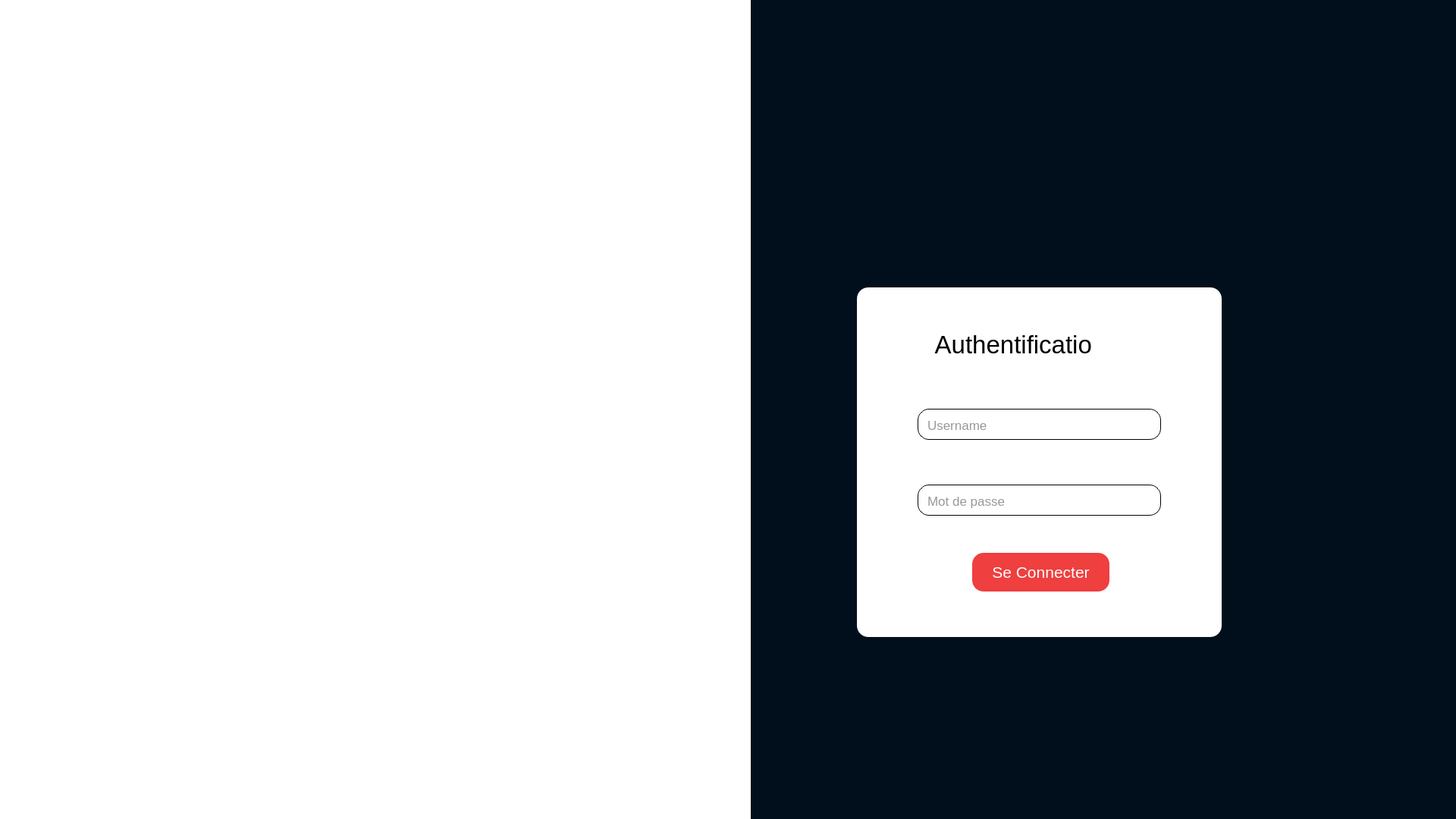
<?xml version="1.0" encoding="UTF-8"?>
<ui version="4.0">
 <class>LoginWindow</class>
 <widget class="QMainWindow" name="LoginWindow">
  <property name="geometry">
   <rect>
    <x>0</x>
    <y>0</y>
    <width>1920</width>
    <height>1080</height>
   </rect>
  </property>
  <property name="windowTitle">
   <string>MainWindow</string>
  </property>
  <widget class="QWidget" name="centralwidget">
   <widget class="QLabel" name="onbaord_image">
    <property name="geometry">
     <rect>
      <x>0</x>
      <y>0</y>
      <width>1051</width>
      <height>1080</height>
     </rect>
    </property>
    <property name="styleSheet">
     <string notr="true">background-color:white;</string>
    </property>
    <property name="text">
     <string/>
    </property>
    <property name="pixmap">
     <pixmap>../../../../../../../assets/onboard.png</pixmap>
    </property>
   </widget>
   <widget class="QFrame" name="login_frame">
    <property name="geometry">
     <rect>
      <x>990</x>
      <y>-1</y>
      <width>951</width>
      <height>1111</height>
     </rect>
    </property>
    <property name="styleSheet">
     <string notr="true">background-color: #000F1B</string>
    </property>
    <property name="frameShape">
     <enum>QFrame::StyledPanel</enum>
    </property>
    <property name="frameShadow">
     <enum>QFrame::Raised</enum>
    </property>
    <widget class="QLabel" name="label_logo">
     <property name="geometry">
      <rect>
       <x>210</x>
       <y>50</y>
       <width>291</width>
       <height>91</height>
      </rect>
     </property>
     <property name="text">
      <string/>
     </property>
     <property name="pixmap">
      <pixmap>../../../../../../../assets/logo.png</pixmap>
     </property>
     <property name="alignment">
      <set>Qt::AlignCenter</set>
     </property>
    </widget>
    <widget class="QFrame" name="frame">
     <property name="geometry">
      <rect>
       <x>140</x>
       <y>380</y>
       <width>481</width>
       <height>461</height>
      </rect>
     </property>
     <property name="styleSheet">
      <string notr="true">background-color:white;
border-radius:15px;</string>
     </property>
     <property name="frameShape">
      <enum>QFrame::StyledPanel</enum>
     </property>
     <property name="frameShadow">
      <enum>QFrame::Raised</enum>
     </property>
     <widget class="QTextEdit" name="te_username">
      <property name="geometry">
       <rect>
        <x>80</x>
        <y>160</y>
        <width>321</width>
        <height>41</height>
       </rect>
      </property>
      <property name="styleSheet">
       <string notr="true">border:1px solid black;
text-align:center;
padding-top:7px;
padding-left:8px;</string>
      </property>
      <property name="html">
       <string>&lt;!DOCTYPE HTML PUBLIC &quot;-//W3C//DTD HTML 4.0//EN&quot; &quot;http://www.w3.org/TR/REC-html40/strict.dtd&quot;&gt;
&lt;html&gt;&lt;head&gt;&lt;meta name=&quot;qrichtext&quot; content=&quot;1&quot; /&gt;&lt;style type=&quot;text/css&quot;&gt;
p, li { white-space: pre-wrap; }
&lt;/style&gt;&lt;/head&gt;&lt;body style=&quot; font-family:'.AppleSystemUIFont'; font-size:13pt; font-weight:400; font-style:normal;&quot;&gt;
&lt;p style=&quot; margin-top:0px; margin-bottom:0px; margin-left:0px; margin-right:0px; -qt-block-indent:0; text-indent:0px;&quot;&gt;&lt;span style=&quot; color:#97989a;&quot;&gt;Username&lt;/span&gt;&lt;/p&gt;&lt;/body&gt;&lt;/html&gt;</string>
      </property>
     </widget>
     <widget class="QLabel" name="label">
      <property name="geometry">
       <rect>
        <x>80</x>
        <y>60</y>
        <width>271</width>
        <height>31</height>
       </rect>
      </property>
      <property name="font">
       <font>
        <pointsize>25</pointsize>
       </font>
      </property>
      <property name="styleSheet">
       <string notr="true"/>
      </property>
      <property name="text">
       <string>Authentification</string>
      </property>
      <property name="alignment">
       <set>Qt::AlignCenter</set>
      </property>
     </widget>
     <widget class="QTextEdit" name="te_mdp">
      <property name="geometry">
       <rect>
        <x>80</x>
        <y>260</y>
        <width>321</width>
        <height>41</height>
       </rect>
      </property>
      <property name="styleSheet">
       <string notr="true">border:1px solid black;
text-align:center;
padding-top:7px;
padding-left:8px;</string>
      </property>
      <property name="html">
       <string>&lt;!DOCTYPE HTML PUBLIC &quot;-//W3C//DTD HTML 4.0//EN&quot; &quot;http://www.w3.org/TR/REC-html40/strict.dtd&quot;&gt;
&lt;html&gt;&lt;head&gt;&lt;meta name=&quot;qrichtext&quot; content=&quot;1&quot; /&gt;&lt;style type=&quot;text/css&quot;&gt;
p, li { white-space: pre-wrap; }
&lt;/style&gt;&lt;/head&gt;&lt;body style=&quot; font-family:'.AppleSystemUIFont'; font-size:13pt; font-weight:400; font-style:normal;&quot;&gt;
&lt;p style=&quot; margin-top:0px; margin-bottom:0px; margin-left:0px; margin-right:0px; -qt-block-indent:0; text-indent:0px;&quot;&gt;&lt;span style=&quot; color:#97989a;&quot;&gt;Mot de passe&lt;/span&gt;&lt;/p&gt;&lt;/body&gt;&lt;/html&gt;</string>
      </property>
     </widget>
     <widget class="QPushButton" name="btn_login">
      <property name="geometry">
       <rect>
        <x>152</x>
        <y>350</y>
        <width>181</width>
        <height>51</height>
       </rect>
      </property>
      <property name="font">
       <font>
        <pointsize>16</pointsize>
       </font>
      </property>
      <property name="cursor">
       <cursorShape>OpenHandCursor</cursorShape>
      </property>
      <property name="styleSheet">
       <string notr="true">QPushButton{
	/*background-color:#FF0000;*/
	background-color:#EF3F3F;
	color: white;
}

QPushButton:hover{
background-color:#000F1B;
}</string>
      </property>
      <property name="text">
       <string>Se Connecter</string>
      </property>
     </widget>
     <widget class="QLabel" name="label_2">
      <property name="geometry">
       <rect>
        <x>310</x>
        <y>40</y>
        <width>61</width>
        <height>71</height>
       </rect>
      </property>
      <property name="text">
       <string/>
      </property>
      <property name="pixmap">
       <pixmap>../../../../../../../assets/login3.png</pixmap>
      </property>
     </widget>
    </widget>
    <widget class="QLabel" name="label_user">
     <property name="geometry">
      <rect>
       <x>310</x>
       <y>260</y>
       <width>141</width>
       <height>141</height>
      </rect>
     </property>
     <property name="styleSheet">
      <string notr="true">background-color:none;</string>
     </property>
     <property name="text">
      <string/>
     </property>
     <property name="pixmap">
      <pixmap>../../../../../../../assets/user2.png</pixmap>
     </property>
    </widget>
   </widget>
  </widget>
 </widget>
 <resources/>
 <connections/>
</ui>
